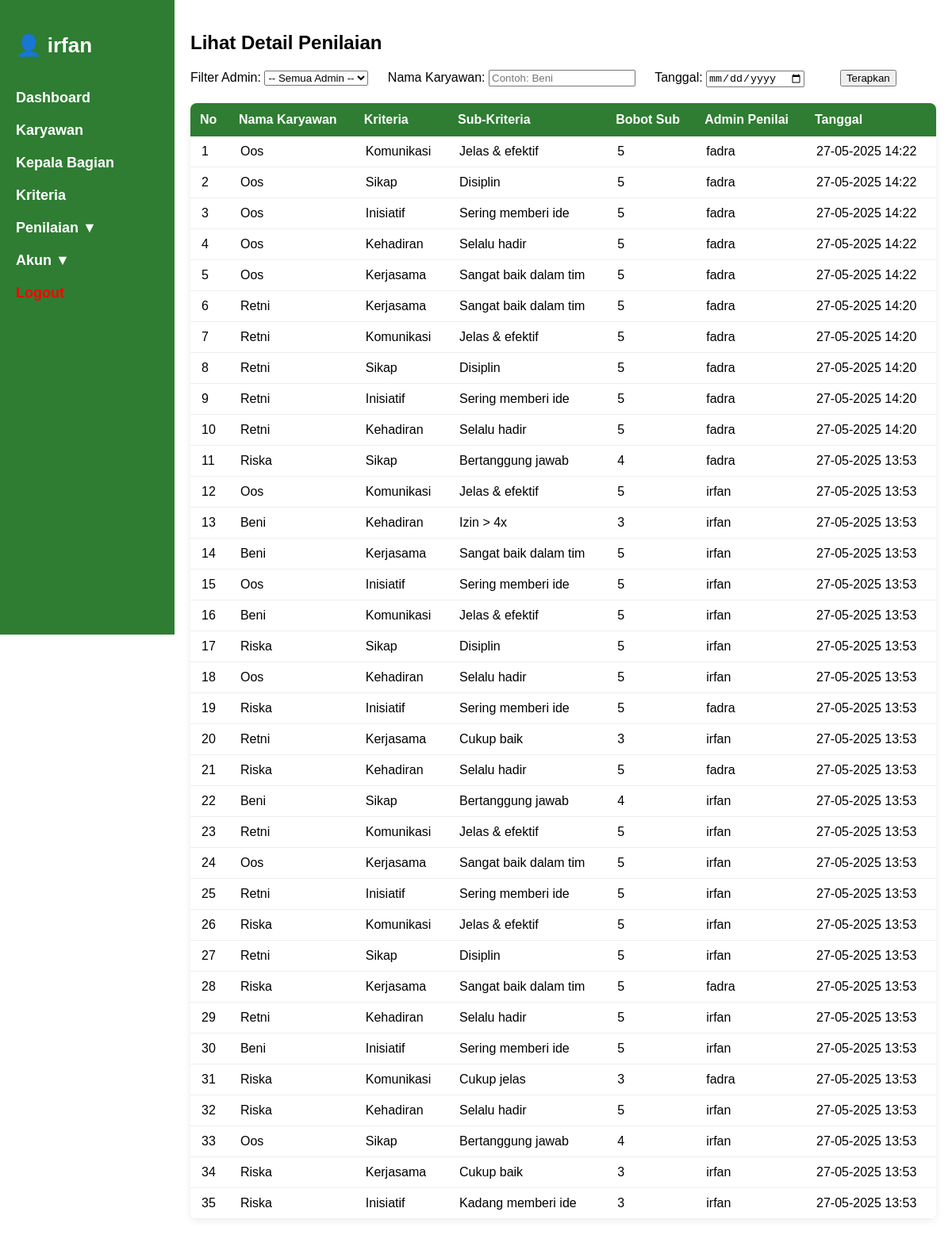
Page /index.php?page=admin/lihat_penilaian.php (signed in) on the committed database.
### tables this page shows
CREATE TABLE `penilaian` (
  `id` int(11) NOT NULL,
  `id_admin` int(11) DEFAULT NULL,
  `id_karyawan` int(11) DEFAULT NULL,
  `id_sub_kriteria` int(11) DEFAULT NULL,
  `nilai` int(11) DEFAULT NULL,
  `tanggal` datetime DEFAULT current_timestamp()
);

CREATE TABLE `karyawan` (
  `id` int(11) NOT NULL,
  `nama` varchar(100) DEFAULT NULL,
  `jabatan` varchar(100) DEFAULT NULL,
  `id_kepala` int(11) DEFAULT NULL
);

CREATE TABLE `kriteria` (
  `id` int(11) NOT NULL,
  `kode` varchar(10) DEFAULT NULL,
  `nama` varchar(100) DEFAULT NULL,
  `bobot` int(11) DEFAULT NULL,
  `jenis` enum('benefit','cost') NOT NULL DEFAULT 'benefit'
);

CREATE TABLE `sub_kriteria` (
  `id` int(11) NOT NULL,
  `kode` varchar(10) DEFAULT NULL,
  `id_kriteria` int(11) DEFAULT NULL,
  `nama` varchar(100) DEFAULT NULL,
  `bobot` int(11) DEFAULT NULL
);

CREATE TABLE `users` (
  `id` int(11) NOT NULL,
  `username` varchar(50) NOT NULL,
  `password` varchar(255) NOT NULL,
  `role` enum('admin','kepala') NOT NULL
);

### admin/lihat_penilaian.php (the view, shortened to what this page needs)
<?php
require_once 'config.php';
$where = "1";
$nama_filter = isset($_GET['nama_karyawan']) ? trim($_GET['nama_karyawan']) : '';
$tanggal_filter = isset($_GET['tanggal']) ? $_GET['tanggal'] : '';
?>
<h2>Lihat Detail Penilaian</h2>
<form method="get" style="margin-bottom: 20px; font-family: Arial, sans-serif;">
    <label>Filter Admin:</label>
    <select name="admin_id" style="margin-right: 20px;">
        <option value="">-- Semua Admin --</option>
    </select>
    <label>Nama Karyawan:</label>
    <input type="text" name="nama_karyawan" value="<?= htmlspecialchars($nama_filter) ?>" placeholder="Contoh: Beni" style="margin-right:20px;">
    <label>Tanggal:</label>
    <input type="date" name="tanggal" value="<?= htmlspecialchars($tanggal_filter) ?>" style="margin-right:20px;">
    <button type="submit" style="margin-left: 20px;">Terapkan</button>
</form>
<table class="table-penilaian">
    <thead>
        <tr>
            <th>No</th>
            <th>Nama Karyawan</th>
            <th>Kriteria</th>
            <th>Sub-Kriteria</th>
            <th>Bobot Sub</th>
            <th>Admin Penilai</th>
            <th>Tanggal</th>
        </tr>
    </thead>
    <tbody>
        <?php
        $query = mysqli_query($conn, "
            SELECT
                karyawan.nama AS nama_karyawan,
                kriteria.nama AS nama_kriteria,
                sub_kriteria.nama AS nama_sub,
                sub_kriteria.bobot AS bobot_sub,
                users.username AS admin,
                penilaian.tanggal
            FROM penilaian
            JOIN karyawan ON penilaian.id_karyawan = karyawan.id
            JOIN sub_kriteria ON penilaian.id_sub_kriteria = sub_kriteria.id
            JOIN kriteria ON sub_kriteria.id_kriteria = kriteria.id
            JOIN users ON penilaian.id_admin = users.id
            WHERE $where
            ORDER BY penilaian.tanggal DESC
        ");
        $no = 1;
        while ($row = mysqli_fetch_assoc($query)) {
            $tgl = date('d-m-Y H:i', strtotime($row['tanggal']));
            echo "<tr>
                    <td>{$no}</td>
                    <td>{$row['nama_karyawan']}</td>
                    <td>{$row['nama_kriteria']}</td>
                    <td>{$row['nama_sub']}</td>
                    <td>{$row['bobot_sub']}</td>
                    <td>{$row['admin']}</td>
                    <td>{$tgl}</td>
                  </tr>";
            $no++;
        }
        ?>
    </tbody>
</table>

### index.php (style rules this page uses)
* { box-sizing: border-box; }
body { margin: 0; font-family: Arial, sans-serif; display: flex; }

### admin/lihat_penilaian.php (style rules this page uses)
.table-penilaian { width: 100%; border-collapse: collapse; font-family: Arial, sans-serif; margin-top: 20px; box-shadow: 0 2px 10px rgba(0,0,0,0.08); border-radius: 8px; overflow: hidden; }
.table-penilaian th { background-color: #2e7d32; color: white; padding: 12px; text-align: left; }
.table-penilaian td { padding: 10px 14px; border-bottom: 1px solid #eee; }

### rows in the picture
penilaian: id_karyawan.nama "Oos", kriteria.nama "Komunikasi", id_sub_kriteria.nama "Jelas & efektif", id_sub_kriteria.bobot "5", id_admin.username "fadra", tanggal "27-05-2025 14:22"
penilaian: id_karyawan.nama "Oos", kriteria.nama "Sikap", id_sub_kriteria.nama "Disiplin", id_sub_kriteria.bobot "5", id_admin.username "fadra", tanggal "27-05-2025 14:22"
penilaian: id_karyawan.nama "Oos", kriteria.nama "Inisiatif", id_sub_kriteria.nama "Sering memberi ide", id_sub_kriteria.bobot "5", id_admin.username "fadra", tanggal "27-05-2025 14:22"
penilaian: id_karyawan.nama "Oos", kriteria.nama "Kehadiran", id_sub_kriteria.nama "Selalu hadir", id_sub_kriteria.bobot "5", id_admin.username "fadra", tanggal "27-05-2025 14:22"
penilaian: id_karyawan.nama "Oos", kriteria.nama "Kerjasama", id_sub_kriteria.nama "Sangat baik dalam tim", id_sub_kriteria.bobot "5", id_admin.username "fadra", tanggal "27-05-2025 14:22"
penilaian: id_karyawan.nama "Retni", kriteria.nama "Kerjasama", id_sub_kriteria.nama "Sangat baik dalam tim", id_sub_kriteria.bobot "5", id_admin.username "fadra", tanggal "27-05-2025 14:20"
penilaian: id_karyawan.nama "Retni", kriteria.nama "Komunikasi", id_sub_kriteria.nama "Jelas & efektif", id_sub_kriteria.bobot "5", id_admin.username "fadra", tanggal "27-05-2025 14:20"
penilaian: id_karyawan.nama "Retni", kriteria.nama "Sikap", id_sub_kriteria.nama "Disiplin", id_sub_kriteria.bobot "5", id_admin.username "fadra", tanggal "27-05-2025 14:20"
penilaian: id_karyawan.nama "Retni", kriteria.nama "Inisiatif", id_sub_kriteria.nama "Sering memberi ide", id_sub_kriteria.bobot "5", id_admin.username "fadra", tanggal "27-05-2025 14:20"
penilaian: id_karyawan.nama "Retni", kriteria.nama "Kehadiran", id_sub_kriteria.nama "Selalu hadir", id_sub_kriteria.bobot "5", id_admin.username "fadra", tanggal "27-05-2025 14:20"
penilaian: id_karyawan.nama "Riska", kriteria.nama "Sikap", id_sub_kriteria.nama "Bertanggung jawab", id_sub_kriteria.bobot "4", id_admin.username "fadra", tanggal "27-05-2025 13:53"
penilaian: id_karyawan.nama "Oos", kriteria.nama "Komunikasi", id_sub_kriteria.nama "Jelas & efektif", id_sub_kriteria.bobot "5", id_admin.username "irfan", tanggal "27-05-2025 13:53"
penilaian: id_karyawan.nama "Beni", kriteria.nama "Kehadiran", id_sub_kriteria.nama "Izin > 4x", id_sub_kriteria.bobot "3", id_admin.username "irfan", tanggal "27-05-2025 13:53"
penilaian: id_karyawan.nama "Beni", kriteria.nama "Kerjasama", id_sub_kriteria.nama "Sangat baik dalam tim", id_sub_kriteria.bobot "5", id_admin.username "irfan", tanggal "27-05-2025 13:53"
penilaian: id_karyawan.nama "Oos", kriteria.nama "Inisiatif", id_sub_kriteria.nama "Sering memberi ide", id_sub_kriteria.bobot "5", id_admin.username "irfan", tanggal "27-05-2025 13:53"
penilaian: id_karyawan.nama "Beni", kriteria.nama "Komunikasi", id_sub_kriteria.nama "Jelas & efektif", id_sub_kriteria.bobot "5", id_admin.username "irfan", tanggal "27-05-2025 13:53"
penilaian: id_karyawan.nama "Riska", kriteria.nama "Sikap", id_sub_kriteria.nama "Disiplin", id_sub_kriteria.bobot "5", id_admin.username "irfan", tanggal "27-05-2025 13:53"
penilaian: id_karyawan.nama "Oos", kriteria.nama "Kehadiran", id_sub_kriteria.nama "Selalu hadir", id_sub_kriteria.bobot "5", id_admin.username "irfan", tanggal "27-05-2025 13:53"
penilaian: id_karyawan.nama "Riska", kriteria.nama "Inisiatif", id_sub_kriteria.nama "Sering memberi ide", id_sub_kriteria.bobot "5", id_admin.username "fadra", tanggal "27-05-2025 13:53"
penilaian: id_karyawan.nama "Retni", kriteria.nama "Kerjasama", id_sub_kriteria.nama "Cukup baik", id_sub_kriteria.bobot "3", id_admin.username "irfan", tanggal "27-05-2025 13:53"
penilaian: id_karyawan.nama "Riska", kriteria.nama "Kehadiran", id_sub_kriteria.nama "Selalu hadir", id_sub_kriteria.bobot "5", id_admin.username "fadra", tanggal "27-05-2025 13:53"
penilaian: id_karyawan.nama "Beni", kriteria.nama "Sikap", id_sub_kriteria.nama "Bertanggung jawab", id_sub_kriteria.bobot "4", id_admin.username "irfan", tanggal "27-05-2025 13:53"
penilaian: id_karyawan.nama "Retni", kriteria.nama "Komunikasi", id_sub_kriteria.nama "Jelas & efektif", id_sub_kriteria.bobot "5", id_admin.username "irfan", tanggal "27-05-2025 13:53"
penilaian: id_karyawan.nama "Oos", kriteria.nama "Kerjasama", id_sub_kriteria.nama "Sangat baik dalam tim", id_sub_kriteria.bobot "5", id_admin.username "irfan", tanggal "27-05-2025 13:53"
penilaian: id_karyawan.nama "Retni", kriteria.nama "Inisiatif", id_sub_kriteria.nama "Sering memberi ide", id_sub_kriteria.bobot "5", id_admin.username "irfan", tanggal "27-05-2025 13:53"
penilaian: id_karyawan.nama "Riska", kriteria.nama "Komunikasi", id_sub_kriteria.nama "Jelas & efektif", id_sub_kriteria.bobot "5", id_admin.username "irfan", tanggal "27-05-2025 13:53"
penilaian: id_karyawan.nama "Retni", kriteria.nama "Sikap", id_sub_kriteria.nama "Disiplin", id_sub_kriteria.bobot "5", id_admin.username "irfan", tanggal "27-05-2025 13:53"
penilaian: id_karyawan.nama "Riska", kriteria.nama "Kerjasama", id_sub_kriteria.nama "Sangat baik dalam tim", id_sub_kriteria.bobot "5", id_admin.username "fadra", tanggal "27-05-2025 13:53"
penilaian: id_karyawan.nama "Retni", kriteria.nama "Kehadiran", id_sub_kriteria.nama "Selalu hadir", id_sub_kriteria.bobot "5", id_admin.username "irfan", tanggal "27-05-2025 13:53"
penilaian: id_karyawan.nama "Beni", kriteria.nama "Inisiatif", id_sub_kriteria.nama "Sering memberi ide", id_sub_kriteria.bobot "5", id_admin.username "irfan", tanggal "27-05-2025 13:53"
penilaian: id_karyawan.nama "Riska", kriteria.nama "Komunikasi", id_sub_kriteria.nama "Cukup jelas", id_sub_kriteria.bobot "3", id_admin.username "fadra", tanggal "27-05-2025 13:53"
penilaian: id_karyawan.nama "Riska", kriteria.nama "Kehadiran", id_sub_kriteria.nama "Selalu hadir", id_sub_kriteria.bobot "5", id_admin.username "irfan", tanggal "27-05-2025 13:53"
penilaian: id_karyawan.nama "Oos", kriteria.nama "Sikap", id_sub_kriteria.nama "Bertanggung jawab", id_sub_kriteria.bobot "4", id_admin.username "irfan", tanggal "27-05-2025 13:53"
penilaian: id_karyawan.nama "Riska", kriteria.nama "Kerjasama", id_sub_kriteria.nama "Cukup baik", id_sub_kriteria.bobot "3", id_admin.username "irfan", tanggal "27-05-2025 13:53"
penilaian: id_karyawan.nama "Riska", kriteria.nama "Inisiatif", id_sub_kriteria.nama "Kadang memberi ide", id_sub_kriteria.bobot "3", id_admin.username "irfan", tanggal "27-05-2025 13:53"

### other values in the picture
$_SESSION['username'] "irfan"
